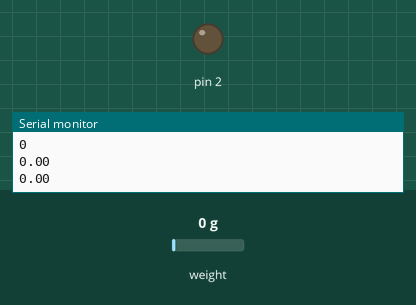
The sketch below on a simulated Arduino Uno, built with avr-gcc and run on an emulated ATmega328P. Shown: output pins drawn as LEDs (lit = HIGH), the last lines printed to the serial monitor. Inputs (shaded band) come from the test bench; at power-on: weight on the scale 0 g.

Above: at 3.2 s.
3.3 s: weight on the scale set to 937 g
5.0 s: weight on the scale set to 1085 g
At 6.2 s:
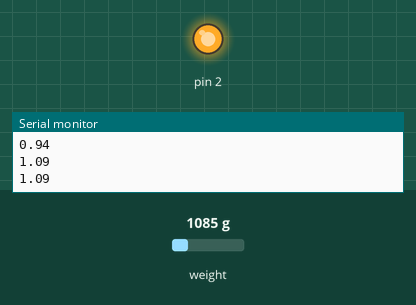
7.1 s: weight on the scale set to 100 g
At 9.2 s:
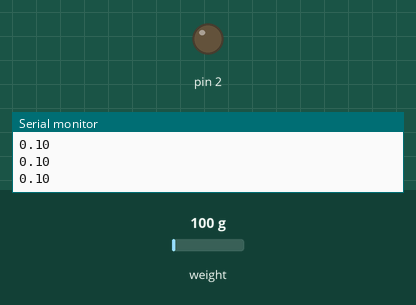
9.5 s: weight on the scale set to 1250 g
At 11.2 s:
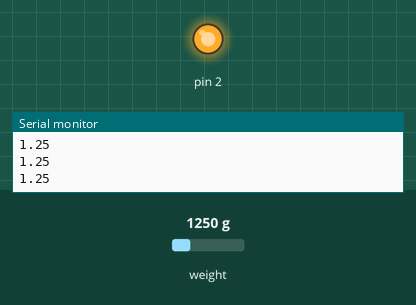
Timing chart, 0 to 12.7 s (numbered marks = the images above; inputs shaded):
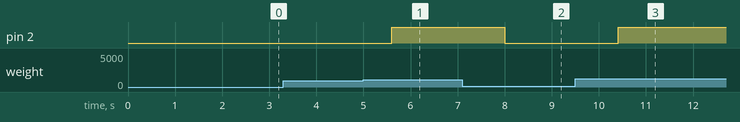

The sketch:

CeldasCarga.ino
```cpp
/*
 Setup your scale and start the sketch WITHOUT a weight on the scale
 Once readings are displayed place the weight on the scale
 Press +/- or a/z to adjust the calibration_factor until the output readings match the known weight
 Arduino pin 6 -> HX711 CLK
 Arduino pin 5 -> HX711 DOUT
 Arduino pin 5V -> HX711 VCC
 Arduino pin GND -> HX711 GND
*/
#include "HX711.h"
HX711 scale(5, 6);
float calibration_factor = 48100; // this calibration factor is adjusted according to my load cell
float units;

void setup() {
  Serial.begin(9600);
  scale.set_scale();
  scale.tare();  //Reset the scale to 0
  pinMode(2, OUTPUT);
  long zero_factor = scale.read_average(); //Get a baseline reading
  Serial.println(zero_factor);

}
void loop() {

  scale.set_scale(calibration_factor); //Adjust to this calibration factor
  units = scale.get_units(), 10;
  if (units < 0){
    units = 0.00;
  }
  Serial.println(units);
  delay(500);

  if (units > 1){
    digitalWrite(2, HIGH);
  }
  else{
    digitalWrite(2,LOW);
  }
}
```

Measured:
- the behaviour switches between 1000 and 1001 g on weight on the scale (found by bisection; images 0 and 1)
- after the input at 5.0 s, pin 2: LOW → HIGH after 0.60 s
- after the input at 7.1 s, pin 2: HIGH → LOW after 0.91 s
- after the input at 9.5 s, pin 2: LOW → HIGH after 0.91 s
